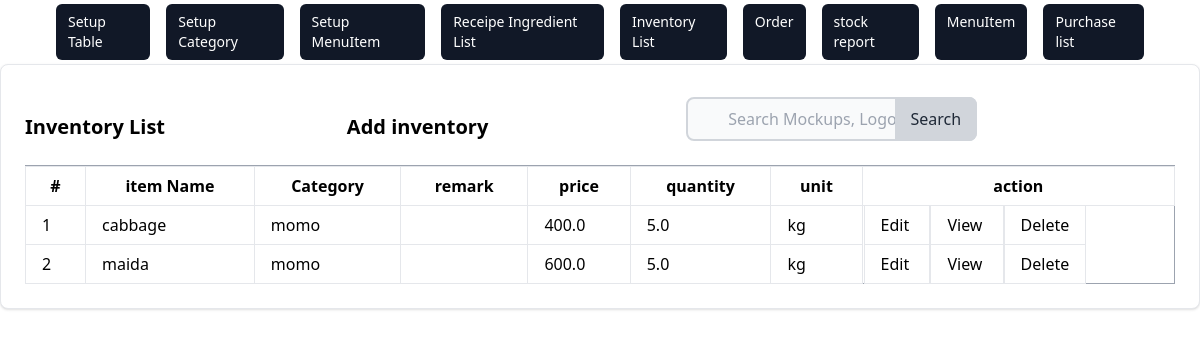
The app's page /inventory/list/, older data.
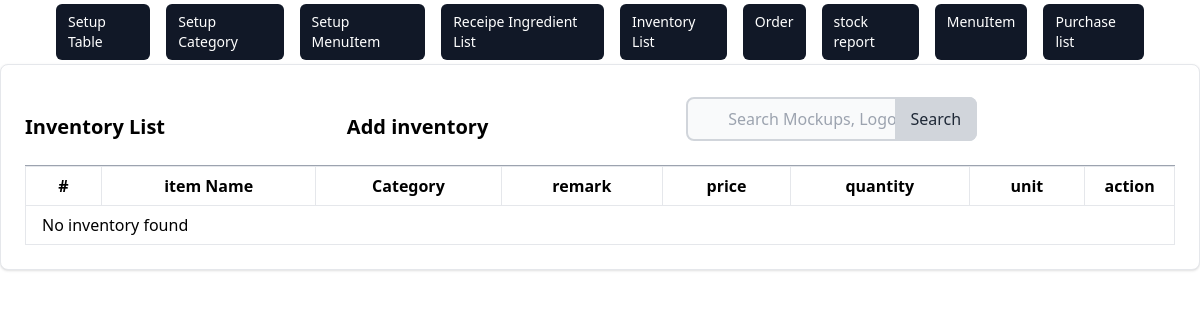
The same page, newer data.
### inventory/models.py (models this page shows, shortened)
class Inventory(models.Model):
    category = models.ForeignKey(Category, on_delete=models.CASCADE)
    item_name = models.ForeignKey(
        Ingredient, on_delete=models.CASCADE, max_length=100)
    quantity = models.FloatField()
    price = models.FloatField()
    unit = models.CharField(choices=CHOICES, max_length=100)
    description = models.TextField()

### menu/models.py (models this page shows)
class Ingredient(models.Model):
    name = models.CharField(max_length=50)
    def __str__(self):
        return self.name

class Category(models.Model):
    name = models.CharField(max_length=100)
    description = models.TextField()
    def __str__(self):
        return self.name

### inventory/views.py (the view)
# urls.py: path('list/', views.InventoryListView.as_view(), name='inventory_list'),
class InventoryListView(ListView):
    model = Inventory
    template_name = 'inventory/inventory_list.html'
    success_url = reverse_lazy('inventory:inventory_list')

### inventory/templates/inventory/inventory_list.html (shortened to what this page needs)
{% extends './base.html' %} {% block content %}
<div class="card max-w-80%  p-6 bg-white border border-gray-200 rounded-lg shadow dark:bg-gray-800 dark:border-gray-400">
  <div class="row">
    <div class="flex items-center justify-between">
        <h5 class="text-xl font-semibold">Inventory List</h5>
        <a href="{% url 'inventory:create' %}" class="text-xl font-semibold text-grey-200 hover:underline hover:text-blue-00 ml-auto">
         <h5>  Add inventory</h5>
        </a>
      <form method="get" action="{% url 'inventory:inventory_search' %}" class="max-w-md mx-auto px-4 py-2 justify-end">
        <div class="relative">
            <input
            type="search"
            id="default-search"
            name='q'
            class="block w-full pl-10 pr-4 py-2 rounded-lg border-2 border-gray-300 bg-gray-50 focus:ring-blue-500 focus:border-blue-500"
            placeholder="Search Mockups, Logos..."
            required
          />
          <button
            type="submit"
            class="absolute inset-y-0 right-0 px-4 py-2 bg-gray-300 text-gray-800 rounded-r-lg hover:bg-gray-400 focus:outline-none focus:bg-gray-400"
          >
            Search
          </button>
        </div>
      </form>
    </div>
      <div class="card-body">
        <table class="table-auto w-full border-collapse border border-gray-400 table-bordered">
          <th class="px-1 py-0">
            <tr>
              <th class="px-4 py-2 border px-4 py-2" >#</th>
              <th class="px-4 py-2  border ">item Name</th>
              <th class="px-4 py-2  border ">Category</th>
              <th class="px-4 py-2  border ">remark</th>
              <th  class="px-4 py-2  border ">price</th>
              <th class="px-4 py-2  border ">quantity</th>
              <th class="px-4 py-2  border ">unit</th>
              <th col="3" class="px-0 py-0  border ">action</th>
            </tr>
          </th>
          <tbody>
            {% if object_list %} {% for inventory in object_list %}
            <tr>
              <td class="border px-4 py-2">{{ inventory.id}}</td>
              <td class="border px-4 py-2">{{ inventory.item_name }}</td>
              <td class="border px-4 py-2">{{ inventory.category }}</td>
              <td class="border px-4 py-2">{{ inventory.remark }}</td>
              <td class="border px-4 py-2">{{ inventory.price }}</td>
              <td  class="border px-4 py-2">{{ inventory.quantity }}</td>
              <td class="border px-4 py-2">{{ inventory.unit}}</td>
              <td>
                <a  class="border px-4 py-2"  href="{% url 'inventory:update' inventory.id  %}"> Edit </a>
                <a class="border px-4 py-2"  href="{% url 'inventory:inventory_detail' inventory.id %}"> View </a>
                <a  class="border px-4 py-2" href="{% url 'inventory:inventory_delete' inventory.id %}" > Delete </a>
              </td>
            </tr>
          {% endfor %}
          {% else %}
            <tr><td colspan="8" class="border px-4 py-2">No inventory found</td></tr>
          {% endif %}
          </tbody>
        </table>
      </div>
    </div>
  </div>
  </div>
{% endblock %}

### inventory/templates/inventory/base.html (shortened to what this page needs)
{%load static%}
<html>
  <head>
    <script src="https://cdn.tailwindcss.com"></script>
    <link
    href="https://cdn.jsdelivr.net/npm/tailwindcss@2.2.19/dist/tailwind.min.css"
    rel="stylesheet"
  />
  </head>
  <body>
<nav class="bg-light-blue-800 sticky top-0 z-50 ">
  <div class="mx-auto max-w-7xl px-2 sm:px-6 lg:px-8">
    <div class="relative flex h-16 items-center justify-between">
      <div
        class="flex flex-1 items-center justify-center sm:items-stretch sm:justify-start"
      >
        <div class="hidden sm:ml-6 sm:block">
          <div class="flex space-x-4">
            <a
            href="{% url 'inventory:table_list'%}"
            class="bg-gray-900 text-white rounded-md px-3 py-2 text-sm font-medium"
            aria-current="page"
            >Setup Table</a>
             <a
            href="{% url 'menu:category_list'%}"
            class="bg-gray-900 text-white rounded-md px-3 py-2 text-sm font-medium"
            aria-current="page"
            >Setup Category</a
          >
          <a
          href="{% url 'inventory:item_list'%}"
          class="bg-gray-900 text-white rounded-md px-3 py-2 text-sm font-medium"
          aria-current="page"
          >Setup MenuItem</a
        >
        <a
        href="{% url 'menu:ingredient_list'%}"
        class="bg-gray-900 text-white rounded-md px-3 py-2 text-sm font-medium"
        aria-current="page"
        >Receipe Ingredient List</a>
            <a
              href="{% url 'inventory:inventory_list'%}"
              class="bg-gray-900 text-white rounded-md px-3 py-2 text-sm font-medium"
              aria-current="page"
              >Inventory List</a
            >
            <a
            href="{% url 'inventory:order_list'%}"
            class="bg-gray-900 text-white rounded-md px-3 py-2 text-sm font-medium"
            aria-current="page"
            >Order </a
          >
          <a
          href="{% url 'inventory:stock_report'%}"
          class="bg-gray-900 text-white rounded-md px-3 py-2 text-sm font-medium"
          aria-current="page"
          >stock report </a
        >
        <a
        href="{% url 'menu:menu_list'%}"
        class="bg-gray-900 text-white rounded-md px-3 py-2 text-sm font-medium"
        aria-current="page"
        >MenuItem </a
      >
      <a
      href="{% url 'inventory:purchase_index'%}"
      class="bg-gray-900 text-white rounded-md px-3 py-2 text-sm font-medium"
      aria-current="page"
      >Purchase list </a
    >
          </div>
        </div>
      </div>
</nav>
<div class="flex-grow">
    {% block content %} {% endblock %}
  </body>
</html>

Row changes from the older to the newer data that the page shows:
removed Inventory: id "1", item_name "cabbage", category "momo", price "400.0", quantity "5.0", unit "kg"
removed Inventory: id "2", item_name "maida", category "momo", price "600.0", quantity "5.0", unit "kg"
Text that changed along with them:
text now shown: "No inventory found"
